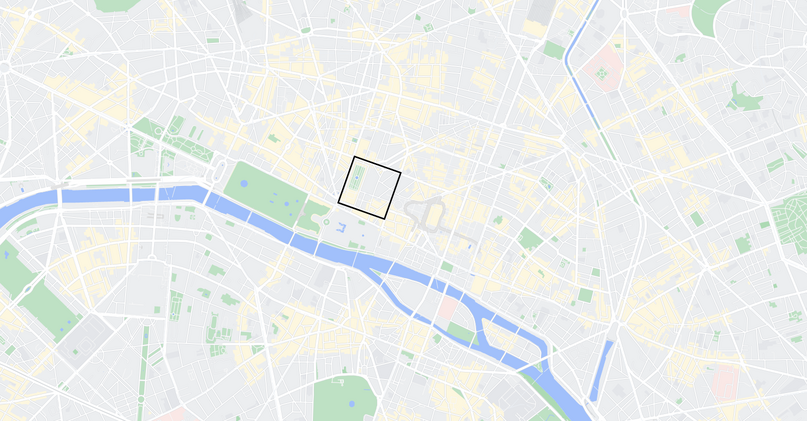
#> input picture zagovor2/data/paris_map-807-421.png, 807 x 421 px, found by its file name
$ python script.py
#> lines starting #> are read from the running program, lines starting #| are printed output that depends on the picture; after the words box and inside, x2 and y2 are one past the last pixel; in counts of white or black regions, pixels touching at a corner belong together
### OSV_lib.py
import matplotlib.pyplot as plt
import numpy as np
import os, sys

# [214 lines left out: functions loadImage, displayImage, saveImage, computeHistogram, displayHistogram, equalizeHistogram and 6 more, not called in this run]

# Dodelana funkcija iz 1. vaje
def displayImage(iImage, iTitle='', iGridX=None, iGridY=None):
    fig = plt.figure(facecolor="white")
    plt.title(iTitle)

    if iGridX is not None and iGridY is not None:
        stepX = iGridX[1] - iGridX[0]
        stepY = iGridY[1] - iGridY[0]

        extent = {
            iGridX[0] - 0.5 * stepX,
            iGridX[-1] + 0.5 * stepX,
            iGridY[-1] + 0.5 * stepY,
            iGridY[0] - 0.5 * stepY,
        }

    else:
        extent = (

            0 - 0.5,
            iImage.shape[1] - 0.5,
            iImage.shape[0] - 0.5,
            0 - 0.5,
        )


    plt.imshow(iImage, cmap=plt.cm.gray, vmin=0, vmax=255, aspect="equal", extent=extent)


    return fig

# [84 lines left out: functions getPlanarCrossSection, getPlanarProjection, scaleImage, windowImage, sectionalScaleImage, gammaImage, not called in this run]

def thresholdImage(iImage, iT):
    Lg = 2 ** 8
    oImage = np.array(iImage, dtype=float)

    for i in range(iImage.shape[0]):
        for j in range(iImage.shape[1]):
            if iImage[i, j] <= iT:
                oImage[i, j] = 0
            else:
                oImage[i, j] = Lg - 1

    return oImage

# [35 lines left out: functions thresholdCurve, nonLinearSectionalScaleImage, not called in this run]

def getParameters(iType, scale = None, trans = None, rot = None, shear = None, orig_pts = None, mapped_pts = None):
    # za afino preslikavo: scale je vektor skaliranja oz. povecave, trans je vektor translacije oz. premika, rot = φ je kot rotacije
    # oz. vrtenja v kotnih stopinjah in shear je vektor striga oz. zatega
    # za radialno preslikavo: orig_pts je matrika kontrolnih tock in mapped_pts je matrika preslikanih kontrolnih tock

    oP = {}

    if iType == "affine":
        if scale is None:
            scale = [1,1]
        if trans is None:
            trans = [0,0]
        if rot is None:
            rot = 0
        if shear is None:
            shear = [0,0]

        Tk = np.array([
            [scale[0],0,0],
            [0,scale[1],0],
            [0,0,1]
        ])

        Tt = np.array([
            [1,0,trans[0]],
            [0,1,trans[1]],
            [0,0,1]
        ])

        phi = rot*np.pi / 180

        Tf = np.array([
            [np.cos(phi),-np.sin(phi),0],
            [np.sin(phi),np.cos(phi),0],
            [0,0,1]
        ])

        Tg = np.array([
            [1,shear[0],0],
            [shear[1],1,0],
            [0,0,1]
        ])

        oP = Tg @ Tf @ Tt @ Tk

    elif iType == "radial":
        assert orig_pts is not None, "Manjkajo orig_pts"
        assert mapped_pts is not None, "Manjkajo mapped_pts"

        K = orig_pts.shape[0]

        UU = np.zeros((K,K), dtype=float)

        for i in range(K):
            UU[i,:] = getRadialValues(orig_pts[i,:], orig_pts)

        oP["alphas"] = np.linalg.solve(UU, mapped_pts[:,0])
        oP["betas"] = np.linalg.solve(UU, mapped_pts[:,1])
        oP["pts"] = orig_pts

    return oP

# [15 lines left out: function getRadialValues, not called in this run]

def transformImage(iType, iImage, iDim, iP, iBgr=0, iInterp=0):
    Y, X = iImage.shape
    oImage = np.ones((Y, X)) * iBgr
    dx, dy = iDim

    for y in range(Y):
        for x in range(X):
            x_hat, y_hat = x * dx, y * dy

            if iType == "affine":
                x_hat, y_hat, _ = iP @ np.array([x_hat, y_hat, 1])

            if iType == "radial":
                U = getRadialValues([x_hat, y_hat], iP["pts"])
                x_hat, y_hat = np.array([U @ iP["alphas"], U @ iP["betas"]])

            x_hat, y_hat = x_hat / dx, y_hat / dy

            if iInterp == 0:  # interpolacija 0. reda
                x_hat, y_hat = round(x_hat), round(y_hat)

                if 0 <= x_hat < X and 0 <= y_hat < Y:
                    oImage[y, x] = iImage[y_hat, x_hat]

            if iInterp == 1:  # interpolacija 1. reda

                x0 = int(np.floor(x_hat))
                y0 = int(np.floor(y_hat))
                x1 = x0 + 1
                y1 = y0 + 1

                if 0 <= x0 < X and 0 <= y0 < Y and 0 <= x1 < X and 0 <= y1 < Y:
                    a = abs(x_hat - x0) * abs(y_hat - y1)
                    b = abs(x_hat - x1) * abs(y_hat - y1)
                    c = abs(x_hat - x1) * abs(y_hat - y0)
                    d = abs(x_hat - x0) * abs(y_hat - y0)

                    s = (
                        a * iImage[y0, x1]
                        + b * iImage[y0, x0]
                        + c * iImage[y1, x0]
                        + d * iImage[y1, x1]
                    )

                    oImage[y, x] = int(s)
    return oImage

# [206 lines left out: functions spatialFiltering, changeSpatialDomain, getParametersUpgraded, not called in this run]

def spatialFiltering(iType, iImage, iFilter, iStatFunc=None, iMorphOp=None):
    N,M = iFilter.shape
    m = int((M-1)/2)
    n = int((N-1)/2)

    iImage = changeSpatialDomain("enlarge", iImage, m, n, 0, 0)

    Y,X = iImage.shape
    oImage = np.zeros((Y,X), dtype=float)

    for y in range(n, Y-n):
        for x in range(m,X-m):
            patch = iImage[y-n:y+n+1, x-m:x+m+1]

            if iType == "kernel":
                oImage[y,x] = (patch * iFilter).sum()
            elif iType == "statistical":
                oImage[y,x] = iStatFunc(patch)
            elif iType == "morphological":
                R = patch[iFilter!=0]
                if iMorphOp == "erosion":
                    oImage[y,x]=R.min()
                elif iMorphOp == "dialation":
                    oImage[y,x]=R.max()
                else:
                    print("\nError: Incorrect iMorphOp!\n")
                    return 0
            else:
                print("\nError: Incorrect iType!\n")
                return 0

    oImage = changeSpatialDomain("reduce", oImage, m, n, 0, 0)
    return oImage

# Naloga 3:
def changeSpatialDomain(iType, iImage, iX, iY, iMode, iBgr):
    Y,X = iImage.shape

    if iType == "enlarge":
        oImage = np.zeros((Y+2*iY, X+2*iX))
        oImage[iY:Y+iY, iX:X+iX] = iImage

    elif iType == "reduce":
        oImage = iImage[iY:Y-iY, iX:X-iX]

    else:
        print("\nError: Incorrect iType!\n")
        return 0

    if iMode == "constant":
        oImage = np.zeros((Y+2*iY, X+2*iX)) + iBgr
        oImage[iY:Y+iY, iX:X+iX] = iImage

    elif iMode == "extrapolation":
        oImage = np.zeros((Y+2*iY, X+2*iX))
        oImage[iY:Y+iY, iX:X+iX] = iImage

        oImage[:iY, iX:X + iX] = iImage[0, :]
        oImage[Y + iY:, iX:X + iX] = iImage[-1, :]
        oImage[iY:Y + iY, :iX] = iImage[:, 0].reshape(-1, 1)
        oImage[iY:Y + iY, X + iX:] = iImage[:, -1].reshape(-1, 1)
        oImage[:iY, :iX] = iImage[0, 0]
        oImage[:iY, X + iX:] = iImage[0, -1]
        oImage[Y + iY:, :iX] = iImage[-1, 0]
        oImage[Y + iY:, X + iX:] = iImage[-1, -1]


    elif iMode == "reflection":
        oImage = np.zeros((Y + 2 * iY, X + 2 * iX), dtype=iImage.dtype)
        oImage[iY:Y + iY, iX:X + iX] = iImage

        for y in range(iY):
            idx = (iY - y) % Y
            oImage[y, iX:X + iX] = iImage[idx, :]
        for y in range(iY):
            idx = (Y - (y % Y) - 1)
            oImage[Y + iY + y, iX:X + iX] = iImage[idx, :]

        for x in range(iX):
            idx = (iX - x) % X
            oImage[:, x] = oImage[:, iX + idx]
        for x in range(iX):
            idx = (X - (x % X) - 1)
            oImage[:, X + iX + x] = oImage[:, iX + idx]

        for y in range(iY):
            for x in range(iX):
                idx_y_top = (iY - y) % Y
                idx_x_left = (iX - x) % X
                idx_y_bottom = (Y - (y % Y) - 1)
                idx_x_right = (X - (x % X) - 1)

                oImage[y, x] = iImage[idx_y_top, idx_x_left]
                oImage[y, X + iX + x] = iImage[idx_y_top, idx_x_right]
                oImage[Y + iY + y, x] = iImage[idx_y_bottom, idx_x_left]
                oImage[Y + iY + y, X + iX + x] = iImage[idx_y_bottom, idx_x_right]


    elif iMode == 'period':
        if iImage.ndim == 3:
            oImage = np.zeros((Y + 2*iY, X + 2*iX, iImage.shape[2]), dtype=iImage.dtype)
        else:
            oImage = np.zeros((Y + 2*iY, X + 2*iX), dtype=iImage.dtype)

        for y in range(Y):
            for x in range(X):
                oImage[iY + y, iX + x] = iImage[y, x]

        for y in range(iY):
            for x in range(X):
                oImage[y, iX + x] = iImage[(y - iY) % Y, x]

        for y in range(iY):
            for x in range(X):
                oImage[Y + iY + y, iX + x] = iImage[y % Y, x]

        for y in range(Y):
            for x in range(iX):
                oImage[iY + y, x] = iImage[y, (x - iX) % X]

        for y in range(Y):
            for x in range(iX):
                oImage[iY + y, X + iX + x] = iImage[y, x % X]

        for y in range(iY):
            for x in range(iX):
                oImage[y, x] = iImage[(y - iY) % Y, (x - iX) % X]

        for y in range(iY):
            for x in range(iX):
                oImage[y, X + iX + x] = iImage[(y - iY) % Y, x % X]

        for y in range(iY):
            for x in range(iX):
                oImage[Y + iY + y, x] = iImage[y % Y, (x - iX) % X]

        for y in range(iY):
            for x in range(iX):
                oImage[Y + iY + y, X + iX + x] = iImage[y % Y, x % X]

    return oImage

### zagovor2/script.py
import numpy as np
import matplotlib.pyplot as plt
import os, sys
parent_dir = "/home/urban/Faks/Obdelava slik in videa/Vaje"
sys.path.append(parent_dir)
from OSV_lib import displayImage, transformImage, getParameters, spatialFiltering, thresholdImage

# Naloga 1:
# slika je 807x421
def color2grayscale(iImage):
    iImage = iImage * 255
    oImage = iImage.mean(axis=2).astype(int)

    return oImage

if __name__ == "__main__":
    iImage = plt.imread('zagovor2/data/paris_map-807-421.png')
#> iImage is the input picture: shape (421, 807, 3) float32; mean R, G, B 0.919, 0.932, 0.925
    oImage = color2grayscale(iImage)
    displayImage(oImage,"Originalna slika")

# Naloga 2:
# A = [352, 155], B = [400, 171]
if __name__ == "__main__":
    point_a = np.array([352, 155])
    point_b = np.array([400, 171])
    image_vector = point_b - point_a
    unit_vector = np.array([1, 0])
    phi = 180 - np.arccos((unit_vector @ image_vector) / np.linalg.norm(image_vector)) * 180 / np.pi
    print(phi)

    angle = 180 - phi
    print(angle)

    imSize = [807, 421]
    imCenter = [403.5 , 210.5]
    offset = imCenter - point_a
    pxDim = [1, 1]
    bgr = 0

    T1 = getParameters("affine", trans=[offset[0], offset[1]])
    Timage2 = transformImage("affine", oImage, pxDim, np.linalg.inv(T1), iBgr=bgr, iInterp=1)
    displayImage(Timage2, "Translacija 1")

    T2 = getParameters("affine", rot=-angle)
    Timage1 = transformImage("affine", Timage2, pxDim, np.linalg.inv(T2), iBgr=bgr, iInterp=1)
#> call 2 of transformImage, with iType = 'affine', iP = array of shape (3, 3), iBgr = 0, iInterp = 1
#> after the loop in transformImage (call 2), `for y in range(Y):`:
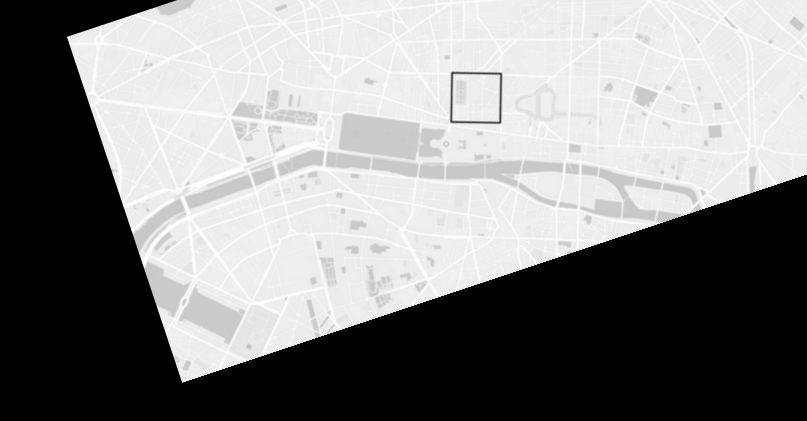
#> oImage: shape (421, 807) float64; min 0, max 254, mean 135.5
    displayImage(Timage1, "Rotacija")

    # T(450, 70)
    point_t = np.array([450, 70])
    offset2 = imCenter - point_t

    T3 = getParameters("affine", trans=[offset2[0], offset2[1]])
    Timage3 = transformImage("affine", Timage1, pxDim, np.linalg.inv(T3), iBgr=bgr, iInterp=1)
#> call 3 of transformImage, with iType = 'affine', iP = array of shape (3, 3), iBgr = 0, iInterp = 1
#> after the loop in transformImage (call 3), `for y in range(Y):`:
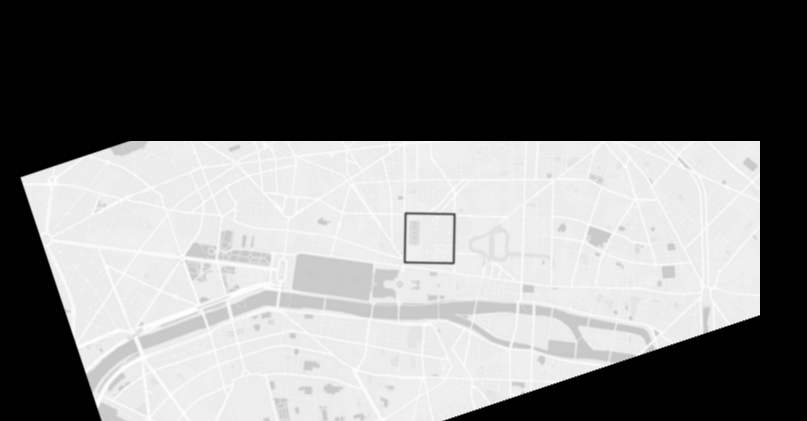
#> oImage: shape (421, 807) float64; min 0, max 254, mean 123.2
    displayImage(Timage3, "Translacija 2")

    # NOTE: Tu se mi je najlazje zdelo resitev izvesti na tak nacin, zanima me ce je resitev prevec "nastrikana"


# Naloga 3:
if __name__ == "__main__":
    SobelX = np.array([
        [-1,0,1],
        [-2,0,2],
        [-1,0,1]
    ])
    Sobely = np.array([
        [-1,-2,-1],
        [0,0,0],
        [1,2,1]
    ])
    sobelImageX = spatialFiltering("kernel", Timage3, iFilter=SobelX)
    sobelImageY = spatialFiltering("kernel", Timage3, iFilter=Sobely)
#> call 2 of spatialFiltering, with iType = 'kernel', iFilter = array of shape (3, 3)
#> after the loop in spatialFiltering (call 2), `for y in range(n, Y-n):`:
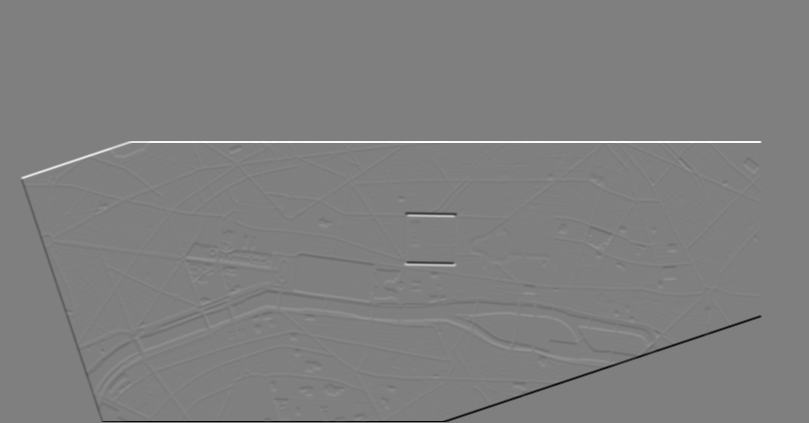
#> oImage: shape (423, 809) float64; min -1007, max 1002, mean 0.9; drawn with min black and max white
    sobelImageX = thresholdImage(sobelImageX, 250)
#> after the loop in thresholdImage, `for i in range(iImage.shape[0]):`:
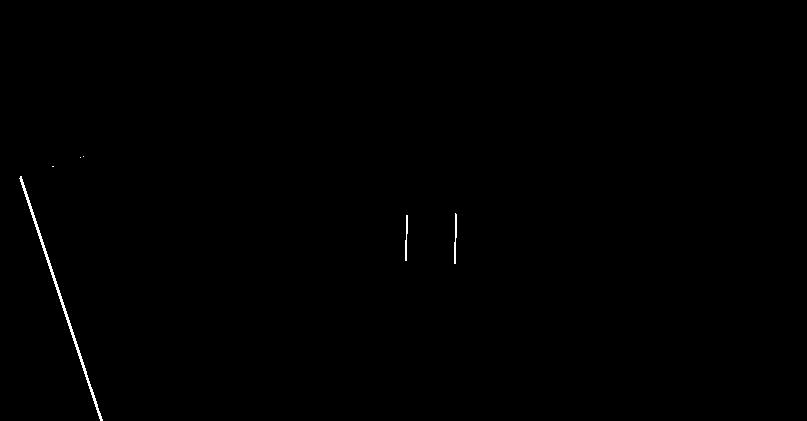
#> oImage: shape (421, 807) float64; 0.27% white in thin lines or dots, all inside (x1, y1, x2, y2) = (19, 156, 457, 421)
    sobelImageY = thresholdImage(sobelImageY, 250)
#> call 2 of thresholdImage, with iT = 250
#> after the loop in thresholdImage (call 2), `for i in range(iImage.shape[0]):`:
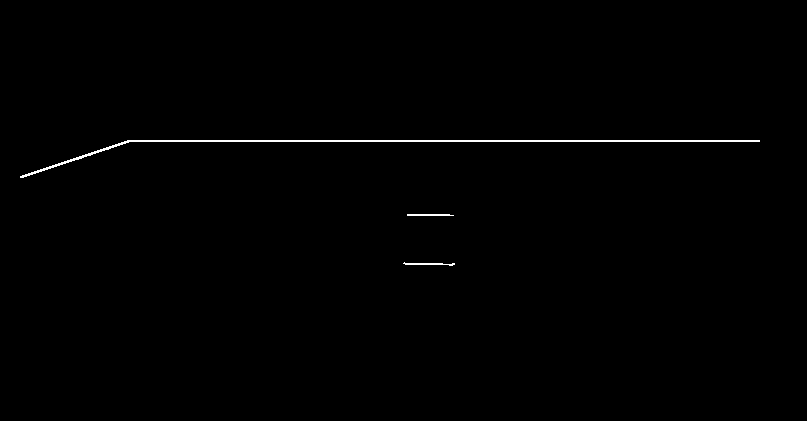
#> oImage: shape (421, 807) float64; 0.51% white in thin lines or dots, all inside (x1, y1, x2, y2) = (20, 140, 760, 266)

    displayImage(sobelImageX, 'Sobel X')
    displayImage(sobelImageY, 'Sobel Y')

    # Kombiniranje filtra v osi x in v osi y v isto sliko
    combinedSobelImage = np.sqrt(sobelImageX**2 + sobelImageY**2)
    combinedSobelImage = (combinedSobelImage / np.max(combinedSobelImage)) * 255

    displayImage(combinedSobelImage, 'Kombiniran Sobel')


def getCenterPoint(iImage, sideLength):
#> called with sideLength = 53
    Y, X = iImage.shape
#> Y = 421; X = 807
    oAcc = np.zeros((Y, X))

    halfSide = sideLength / 2
    rangeF = np.arange(0, 360, 1)
    rangeFrad = np.deg2rad(rangeF)
    idxF = np.arange(len(rangeF))

    for y in range(Y):
        for x in range(X):
            if iImage[y, x]:
                for f_idx in idxF:
                    fi = rangeFrad[f_idx]
                    x0 = int(x - halfSide * np.cos(fi))
                    y0 = int(y - halfSide * np.sin(fi))

                    if 0 <= x0 < X and 0 <= y0 < Y:
                        oAcc[y0, x0] += 1
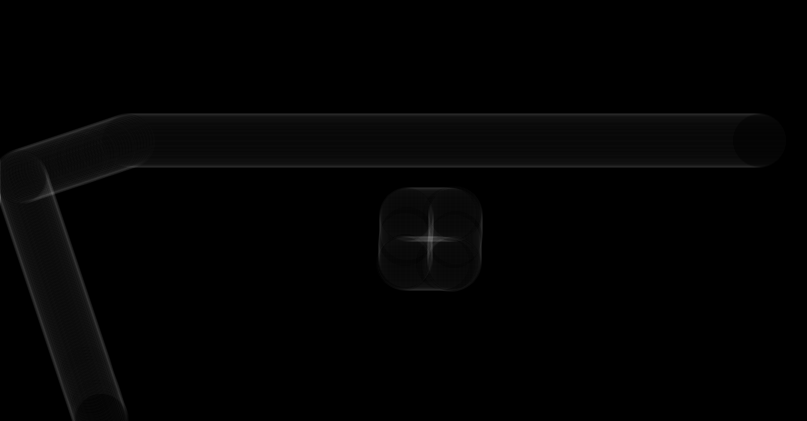
#> oAcc: shape (421, 807) float64; min 0, max 107, mean 2.8

    max_value = np.max(oAcc)
#> max_value = 107
    center_points = np.argwhere(oAcc == max_value)
#> center_points = [[237, 429]]
    oCenter = center_points[0] if len(center_points) > 0 else None
#> oCenter = [237, 429]

    print(f"Center point: {oCenter}")
#| Center point: [237 429]
    return oCenter, oAcc

if __name__ == "__main__":
    center_point, oAcc = getCenterPoint(combinedSobelImage, 53)
#> center_point = [237, 429]
    print(oAcc)
#> (printed output is left out)

    plt.imshow(Timage3, cmap='gray')
    plt.scatter(center_point[1], center_point[0], c='red', s=20)
    plt.title('Center')
    plt.show()
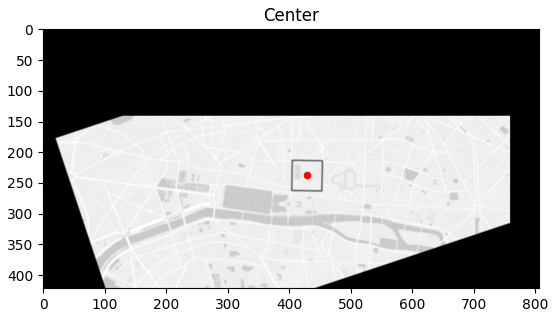
#> figure drawn by matplotlib, 1 panel

# TO DO: v OSVlib dodaj color2grayscale in kombiniranje sobelovega filtra
